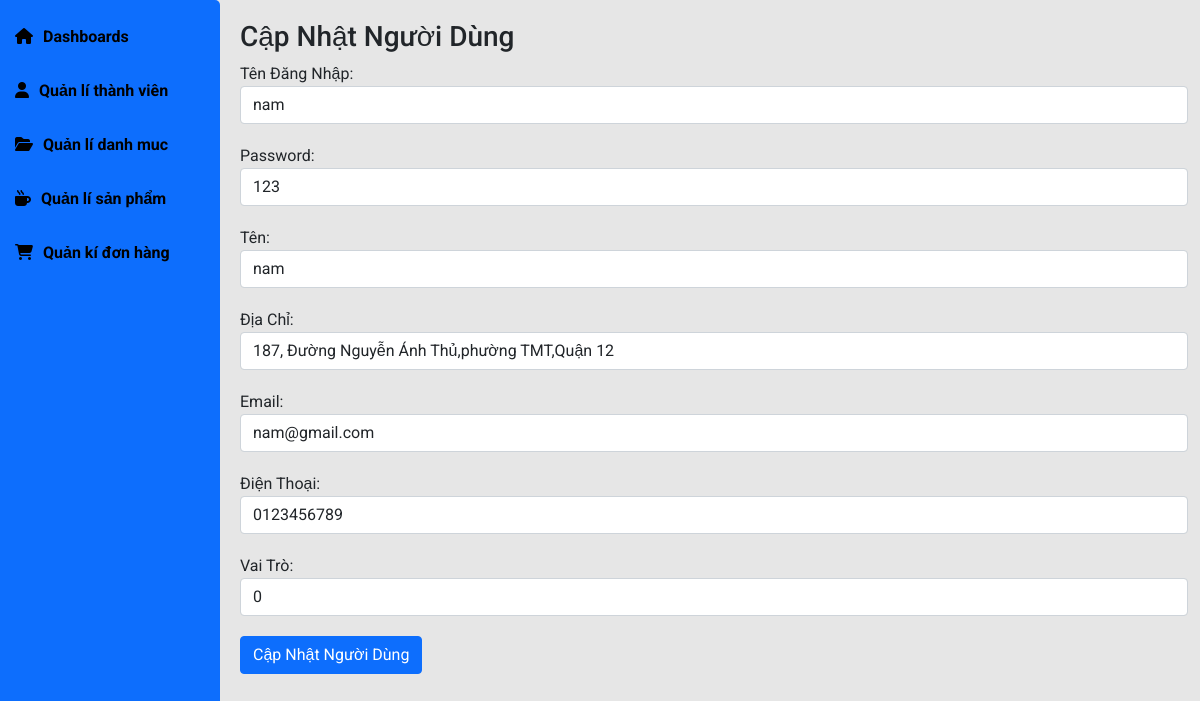
/admin/index.php?pg=userupdate&id=108, run on the app's committed database.
### tables this page shows
CREATE TABLE `user` (
  `id` int(6) NOT NULL,
  `username` varchar(50) NOT NULL,
  `password` varchar(50) NOT NULL,
  `ten` varchar(50) DEFAULT NULL,
  `diachi` varchar(100) DEFAULT NULL,
  `email` varchar(50) NOT NULL,
  `dienthoai` varchar(20) DEFAULT NULL,
  `role` tinyint(1) NOT NULL DEFAULT 0
);

### dao/pdo.php (called while the page is built, shortened)
<?php
function pdo_get_connection(){
    $dburl = "mysql:host=localhost;dbname=DuAn1old;charset=utf8";
    $username = 'root';
    $password = '';
    $conn = new PDO($dburl, $username, $password);
    $conn->setAttribute(PDO::ATTR_ERRMODE, PDO::ERRMODE_EXCEPTION);
    return $conn;
}
function pdo_query_one($sql){
    $sql_args = array_slice(func_get_args(), 1);
    try{
        $conn = pdo_get_connection();
        $stmt = $conn->prepare($sql);
        $stmt->execute($sql_args);
        $row = $stmt->fetch(PDO::FETCH_ASSOC);
        return $row;
    }
    catch(PDOException $e){
        throw $e;
    }
    finally{
        unset($conn);
    }
}

### dao/user.php (called while the page is built, shortened)
<?php
function get_user_by_id($id)
{
    $sql = "SELECT * FROM user WHERE id=?";
    return pdo_query_one($sql, $id);
}

### admin/view/userupdate.php (the view, shortened to what this page needs)
<?php
if (is_array($user)&&(count($user)>0)) {
    extract($user);
}
?>
<div class="main-content">
    <h3 class="title-page">
        Cập Nhật Người Dùng
    </h3>
    <form class="addPro" action="index.php?pg=updateuser" method="POST" enctype="multipart/form-data">
        <div class="form-group">
            <label for="name">Tên Đăng Nhập:</label>
            <input type="text" class="form-control" name="username" value="<?=($username!="")?$username:"";?>" id="username" placeholder="Nhập Tên Người Dùng">
        </div>
        <div class="form-group">
            <label for="name">Password:</label>
            <input type="text" class="form-control" name="password" value="<?=($password!="")?$password:"";?>" id="password" placeholder="Nhập Home">
        </div>
        <div class="form-group">
            <label for="name">Tên:</label>
            <input type="text" class="form-control" name="ten" value="<?=($ten!="")?$ten:"";?>" id="ten" placeholder="Nhập Tên">
        </div>
        <div class="form-group">
            <label for="name">Địa Chỉ:</label>
            <input type="text" class="form-control" name="diachi" value="<?=($diachi!="")?$diachi:"";?>" id="diachi" placeholder="Nhập Địa Chỉ">
        </div>
        <div class="form-group">
            <label for="name">Email:</label>
            <input type="text" class="form-control" name="email" value="<?=($email!="")?$email:"";?>" id="email" placeholder="Nhập Email">
        </div>
        <div class="form-group">
            <label for="name">Điện Thoại:</label>
            <input type="text" class="form-control" name="dienthoai" value="<?=($dienthoai!="")?$dienthoai:"";?>" id="dienthoai" placeholder="Nhập Điện Thoại">
        </div>
        <div class="form-group">
            <label for="name">Vai Trò:</label>
            <input type="text" class="form-control" name="role" value="<?=($role!="")?$role:"";?>" id="role" placeholder="Nhập Vai Trò">
        </div>
        <div class="form-group">
            <button type="submit" name="updateuser" class="btn btn-primary">Cập Nhật Người Dùng</button>
        </div>
    </form>
</div>

### admin/layout/assets/css/main.css (style rules this page uses)
* { padding: 0; margin: 0; box-sizing: border-box; font-family: 'Roboto', sans-serif; }
body { background-color: #e6e6e6; }
.main-content { padding-left: 240px; padding-bottom: 20px; }
.main-content .title-page { padding-top: 20px; }
.addPro .form-group { margin-bottom: 20px; }

### data on the page
user: username "nam", password "123", ten "nam", diachi "187, Đường Nguyễn Ánh Thủ,phường TMT,Quận 12", email "nam@gmail.com", dienthoai "0123456789", role "0"
